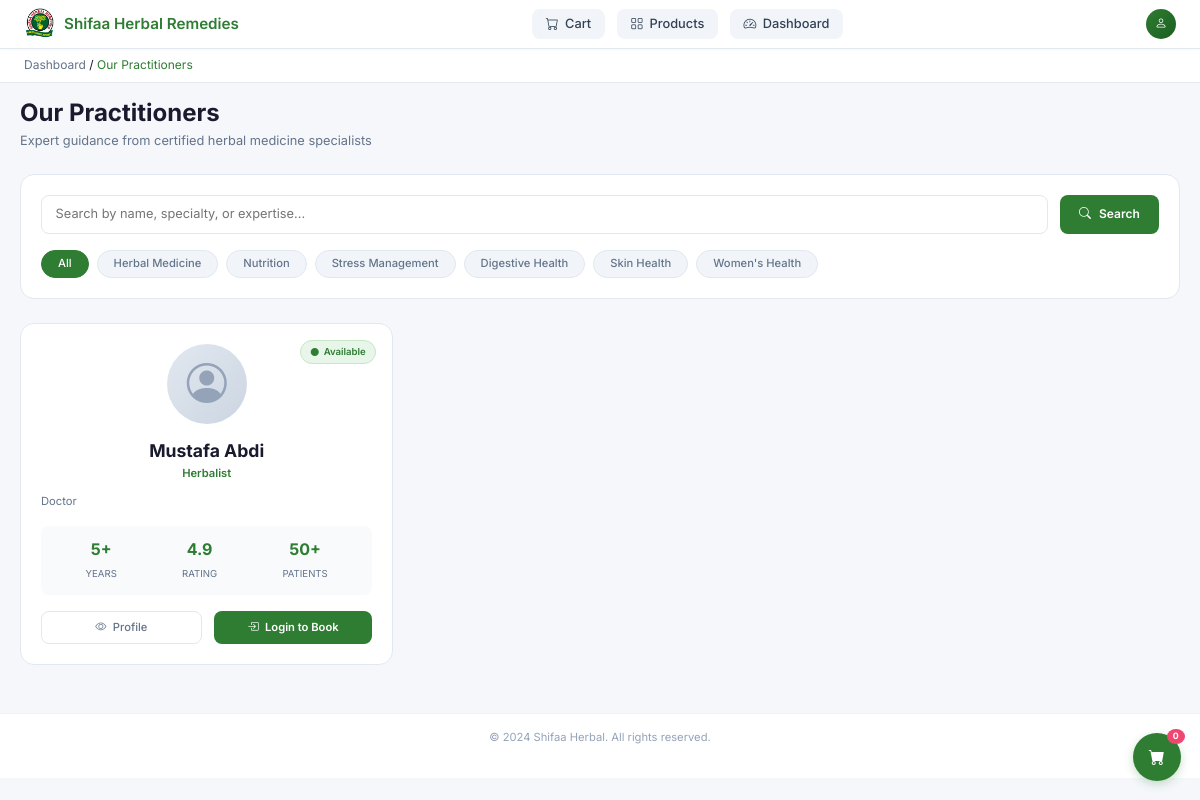
The page /practitioners on the database as committed earlier.
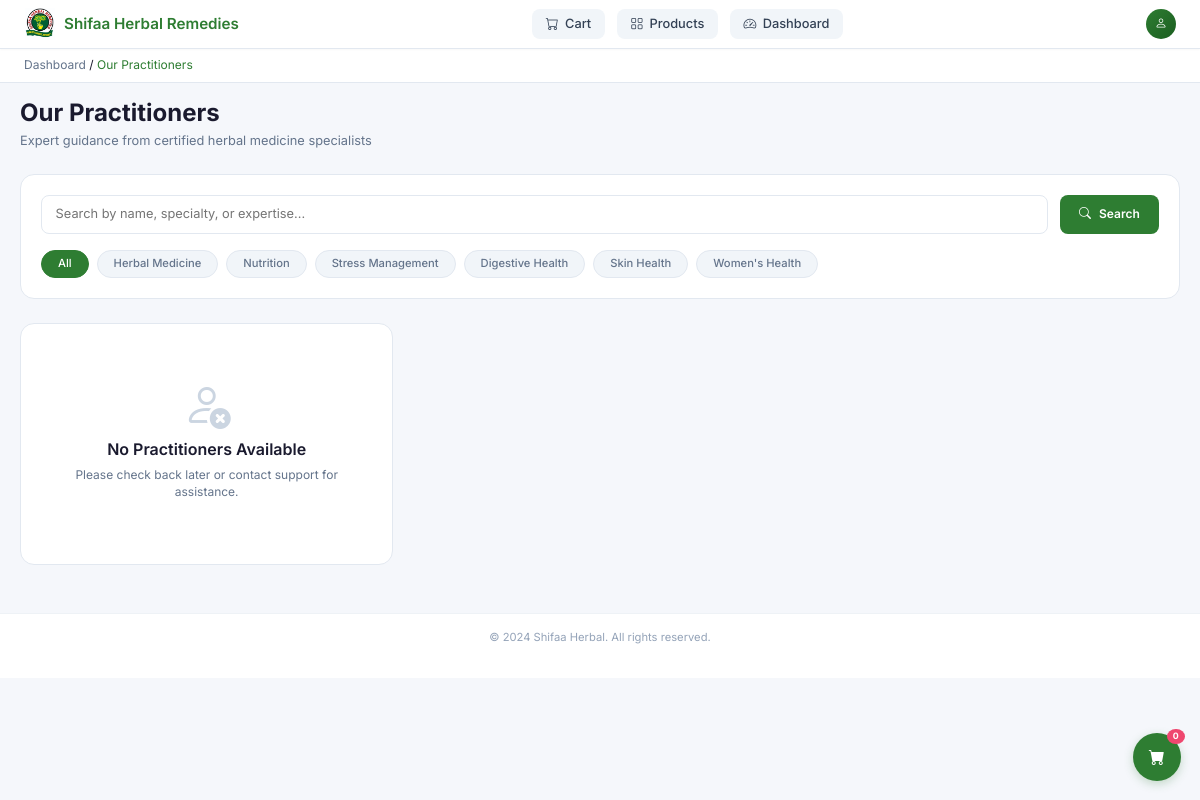
The same page on the database as committed later.
### models.py (models this page shows, shortened)
class Practitioner(db.Model):
    __tablename__ = 'practitioner'
    id = db.Column(db.Integer, primary_key=True)
    name = db.Column(db.String(100), nullable=False, index=True)  # Added index
    title = db.Column(db.String(100))
    bio = db.Column(db.Text)
    specialties = db.Column(db.String(200), index=True)  # Added index
    image_url = db.Column(db.String(500))
    email = db.Column(db.String(120), unique=True, index=True)  # Added index
    phone = db.Column(db.String(20))
    is_active = db.Column(db.Boolean, default=True, index=True)  # Added index
    created_at = db.Column(db.DateTime, default=datetime.utcnow)
    updated_at = db.Column(db.DateTime, default=datetime.utcnow, onupdate=datetime.utcnow)
    appointments = db.relationship('Appointment', backref='practitioner', lazy='dynamic')

### app.py (the view)
    @app.route("/practitioners")
    def practitioners():
        from models import Practitioner
        page = request.args.get('page', 1, type=int)
        paginated_practitioners = Practitioner.query.filter_by(is_active=True)\
            .order_by(Practitioner.name)\
            .paginate(page=page, per_page=app.config["PRODUCTS_PER_PAGE"], error_out=False)
        return render_template("user/practitioners.html",
                             practitioners=paginated_practitioners.items,
                             pagination=paginated_practitioners)

### templates/user/practitioners.html (shortened to what this page needs)
<!DOCTYPE html>
<html lang="en">
<head>
    <link href="https://cdn.jsdelivr.net/npm/bootstrap@5.3.0-alpha1/dist/css/bootstrap.min.css" rel="stylesheet">
    <link href="https://cdn.jsdelivr.net/npm/bootstrap-icons@1.8.1/font/bootstrap-icons.css" rel="stylesheet">
</head>
<body>
    <div class="top-nav">
        <div class="logo-area">
            <img class="logo-image" src="{{ url_for('static', filename='Screenshot 2026-04-01 182842.png') }}" alt="Shifaa Herbal">
            <span class="logo-text">Shifaa Herbal Remedies</span>
        </div>
        <div class="nav-links">
            <a href="{{ url_for('cart') }}" class="nav-link">
                <i class="bi bi-cart"></i> <span>Cart</span>
            </a>
            <a href="{{ url_for('products') }}" class="nav-link">
                <i class="bi bi-grid"></i> <span>Products</span>
            </a>
            <a href="{{ url_for('dashboard') }}" class="nav-link">
                <i class="bi bi-speedometer2"></i> <span>Dashboard</span>
            </a>
        </div>
        <div class="user-info">
            <div class="user-avatar">
                <i class="bi bi-person"></i>
            </div>
        </div>
    </div>
    <div class="breadcrumb-bar">
        <a href="{{ url_for('dashboard') }}">Dashboard</a>
        <span>/</span>
        <span style="color: #2e7d32;">Our Practitioners</span>
    </div>
    <div class="main-container">
        <div class="page-header">
            <h1>Our Practitioners</h1>
            <p>Expert guidance from certified herbal medicine specialists</p>
        </div>
        <div class="search-section">
            <div class="search-container">
                <input
                    type="text"
                    class="search-input"
                    placeholder="Search by name, specialty, or expertise..."
                    id="searchInput"
                >
                <button type="button" class="search-btn" id="searchBtn">
                    <i class="bi bi-search"></i> Search
                </button>
            </div>
            <div class="specialty-filters">
                <button class="specialty-btn active" data-specialty="all">All</button>
                <button class="specialty-btn" data-specialty="herbal">Herbal Medicine</button>
                <button class="specialty-btn" data-specialty="nutrition">Nutrition</button>
                <button class="specialty-btn" data-specialty="stress">Stress Management</button>
                <button class="specialty-btn" data-specialty="digestive">Digestive Health</button>
                <button class="specialty-btn" data-specialty="skin">Skin Health</button>
                <button class="specialty-btn" data-specialty="womens">Women's Health</button>
            </div>
        </div>
        <div class="practitioners-grid" id="practitionersGrid">
            {% for practitioner in practitioners %}
            <div class="practitioner-card" data-specialties="{{ practitioner.specialties|lower if practitioner.specialties else '' }}" data-name="{{ practitioner.name|lower }}" data-title="{{ practitioner.title|lower if practitioner.title else '' }}" data-bio="{{ practitioner.bio|lower if practitioner.bio else '' }}">
                <div class="card-header">
                    <div class="availability-badge {% if practitioner.is_active %}available{% else %}unavailable{% endif %}">
                        <i class="bi bi-circle-fill"></i>
                        {% if practitioner.is_active %}Available{% else %}Unavailable{% endif %}
                    </div>
                    <div class="practitioner-image">
                        {% if practitioner.image_url %}
                        <img src="{{ practitioner.image_url }}" alt="{{ practitioner.name }}">
                        {% else %}
                        <i class="bi bi-person-circle"></i>
                        {% endif %}
                    </div>
                </div>
                <div class="practitioner-info">
                    <h3 class="practitioner-name">{{ practitioner.name }}</h3>
                    <p class="practitioner-title">{{ practitioner.title or 'Herbal Medicine Specialist' }}</p>
                    {% if practitioner.bio %}
                    <p class="practitioner-bio">
                        {{ practitioner.bio[:120] }}{% if practitioner.bio|length > 120 %}...{% endif %}
                    </p>
                    {% endif %}
                    <div class="practitioner-stats">
                        <div class="stat-item">
                            <span class="stat-value">{{ practitioner.experience_years or '5+' }}</span>
                            <span class="stat-label">Years</span>
                        </div>
                        <div class="stat-item">
                            <span class="stat-value">{{ practitioner.rating or '4.9' }}</span>
                            <span class="stat-label">Rating</span>
                        </div>
                        <div class="stat-item">
                            <span class="stat-value">{{ practitioner.patients_count or '50+' }}</span>
                            <span class="stat-label">Patients</span>
                        </div>
                    </div>
                    <div class="card-actions">
                        <a href="{{ url_for('practitioner_detail', practitioner_id=practitioner.id) }}" class="btn-view">
                            <i class="bi bi-eye"></i> Profile
                        </a>
                        {% if current_user.is_authenticated %}
                            {% if practitioner.is_active %}
                            <a href="{{ url_for('book_appointment', practitioner_id=practitioner.id) }}" class="btn-book">
                                <i class="bi bi-calendar-check"></i> Book
                            </a>
                            {% else %}
                            <button class="btn-book disabled" disabled>
                                <i class="bi bi-calendar-x"></i> Unavailable
                            </button>
                            {% endif %}
                        {% else %}
                        <a href="{{ url_for('login') }}" class="btn-book">
                            <i class="bi bi-box-arrow-in-right"></i> Login to Book
                        </a>
                        {% endif %}
                    </div>
                </div>
            </div>
            {% else %}
            <div class="empty-state">
                <i class="bi bi-person-x"></i>
                <h3>No Practitioners Available</h3>
                <p>Please check back later or contact support for assistance.</p>
            </div>
            {% endfor %}
        </div>
    </div>
    <div class="footer">
        <p>&copy; 2024 Shifaa Herbal. All rights reserved.</p>
    </div>
    <a href="{{ url_for('cart') }}" class="floating-cart">
        <i class="bi bi-cart-fill"></i>
        <span class="cart-badge">{{ cart_count|default(0) }}</span>
    </a>
</body>
</html>

### templates/user/practitioners.html (style rules this page uses)
* { margin: 0; padding: 0; box-sizing: border-box; }
body { font-family: 'Inter', sans-serif; background: #f5f7fb; color: #1a1a2e; line-height: 1.4; }
.top-nav { background: white; padding: 0.5rem 1.5rem; border-bottom: 1px solid #e2e8f0; display: flex; justify-content: space-between; align-items: center; position: sticky; top: 0; z-index: 100; box-shadow: 0 1px 2px rgba(0,0,0,0.03); }
.logo-area { display: flex; align-items: center; gap: 0.5rem; }
.logo-image { width: 32px; height: 32px; object-fit: contain; }
.logo-text { font-weight: 600; font-size: 0.95rem; color: #2e7d32; }
.nav-links { display: flex; gap: 0.75rem; align-items: center; }
.nav-link { display: flex; align-items: center; gap: 0.4rem; background: #f1f5f9; color: #334155; padding: 0.35rem 0.85rem; border-radius: 0.5rem; text-decoration: none; font-size: 0.8rem; font-weight: 500; transition: all 0.2s; }
.user-info { display: flex; align-items: center; gap: 0.6rem; }
.user-avatar { width: 30px; height: 30px; background: linear-gradient(135deg, #2e7d32, #1b5e20); border-radius: 50%; display: flex; align-items: center; justify-content: center; color: white; font-size: 0.75rem; }
.breadcrumb-bar { background: white; padding: 0.5rem 1.5rem; border-bottom: 1px solid #e2e8f0; font-size: 0.75rem; }
.breadcrumb-bar a { color: #64748b; text-decoration: none; }
.main-container { max-width: 1200px; margin: 0 auto; padding: 1rem 1.25rem; }
.page-header { margin-bottom: 1.5rem; }
.page-header h1 { font-size: 1.5rem; font-weight: 700; color: #1a1a2e; margin-bottom: 0.25rem; }
.page-header p { font-size: 0.8rem; color: #64748b; }
.search-section { background: white; border-radius: 0.875rem; border: 1px solid #e2e8f0; padding: 1.25rem; margin-bottom: 1.5rem; }
.search-container { display: flex; gap: 0.75rem; margin-bottom: 1rem; }
.search-input { flex: 1; padding: 0.6rem 0.85rem; border: 1px solid #e2e8f0; border-radius: 0.5rem; font-size: 0.8rem; font-family: 'Inter', sans-serif; transition: all 0.2s; }
.search-btn { background: #2e7d32; color: white; border: none; padding: 0.6rem 1.2rem; border-radius: 0.5rem; font-weight: 600; font-size: 0.75rem; cursor: pointer; display: flex; align-items: center; gap: 0.5rem; transition: all 0.2s; }
.specialty-filters { display: flex; flex-wrap: wrap; gap: 0.5rem; }
.specialty-btn { padding: 0.35rem 1rem; background: #f1f5f9; border: 1px solid #e2e8f0; border-radius: 2rem; color: #64748b; font-size: 0.7rem; font-weight: 500; cursor: pointer; transition: all 0.2s; }
.specialty-btn.active { background: #2e7d32; border-color: #2e7d32; color: white; }
.practitioners-grid { display: grid; grid-template-columns: repeat(auto-fill, minmax(320px, 1fr)); gap: 1.25rem; }
.empty-state { background: white; border-radius: 0.875rem; border: 1px solid #e2e8f0; text-align: center; padding: 3rem 1.5rem; }
.empty-state i { font-size: 3rem; color: #cbd5e1; margin-bottom: 1rem; }
.empty-state h3 { font-size: 1rem; font-weight: 600; color: #1a1a2e; margin-bottom: 0.5rem; }
.empty-state p { font-size: 0.75rem; color: #64748b; margin-bottom: 1rem; }
.footer { text-align: center; padding: 1rem; color: #94a3b8; font-size: 0.7rem; border-top: 1px solid #eef2f6; background: white; margin-top: 2rem; }
.floating-cart { position: fixed; bottom: 1.2rem; right: 1.2rem; background: #2e7d32; color: white; width: 48px; height: 48px; border-radius: 50%; display: flex; align-items: center; justify-content: center; text-decoration: none; box-shadow: 0 3px 10px rgba(46,125,50,0.25); z-index: 1000; }
.cart-badge { position: absolute; top: -4px; right: -4px; background: #ef476f; color: white; font-size: 0.55rem; font-weight: 700; padding: 0.1rem 0.3rem; border-radius: 50%; min-width: 18px; text-align: center; }

Rows that differ between the two databases and show on the page:
no longer on this page (row edited): Practitioner: is_active "Available", name "Mustafa Abdi", title "Herbalist", bio "Doctor", experience_years "5+", rating "4.9", patients_count "50+"
Other text that changed with them:
text now shown: "No Practitioners Available Please check back later or contact support for assistance."
